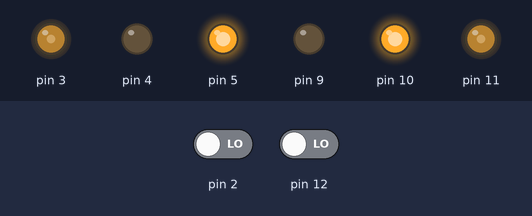
Recording of a sketch running on a simulated Arduino Uno, built with avr-gcc and run on an emulated ATmega328P. Parts: output pins drawn as LEDs (lit = HIGH). The test bench sets the inputs (shaded band); at power-on: pin 2 LOW, pin 12 LOW.

Above: at 1.2 s.
1.3 s: pin 2 driven HIGH
At 2.5 s:
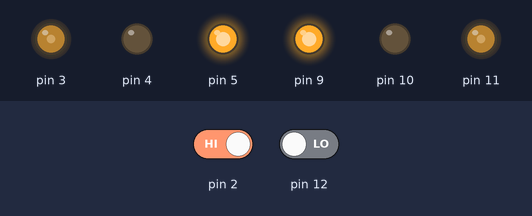
2.8 s: pin 2 driven LOW
At 3.8 s:
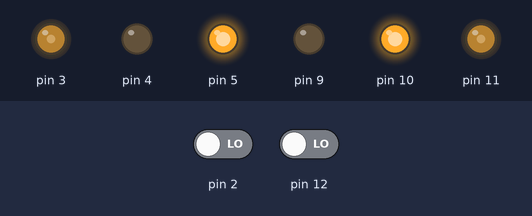
4.3 s: pin 12 driven HIGH
At 4.9 s:
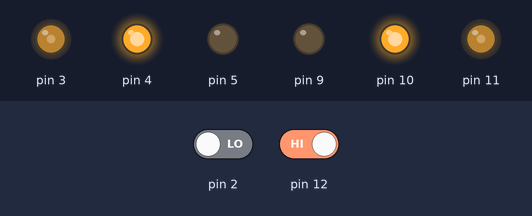
5.8 s: pin 12 driven LOW
At 6.1 s:
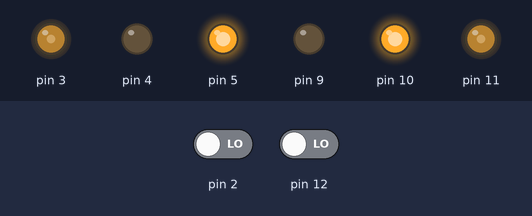
Timing chart, 0 to 8.3 s (numbered marks = the images above; inputs shaded):
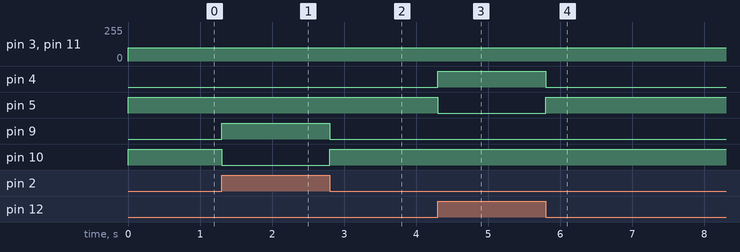

Measured:
- after the input at 1.3 s, pin 9: LOW → HIGH at once; pin 10: HIGH → LOW at once
- after the input at 2.8 s, pin 9: HIGH → LOW at once; pin 10: LOW → HIGH at once
- after the input at 4.3 s, pin 4: LOW → HIGH at once; pin 5: HIGH → LOW at once
- after the input at 5.8 s, pin 4: HIGH → LOW at once; pin 5: LOW → HIGH at once

The sketch:

Carro.ino
```cpp
#include "MotorCC.h"
#include "SensorInfravermelho.h"

MotorCC motorA(4,5,3);
MotorCC motorB(9,10,11);

SensorInfravermelho sensorA(2);
SensorInfravermelho sensorB(12);

void setup() {
    motorA.girarAntiHorario(0);
    motorB.girarAntiHorario(0);
}

void loop() {
  if(sensorA.isReflect() && !sensorB.isReflect()){
    motorA.girarHorario(100);
    motorB.girarAntiHorario(100);

  }else if(!sensorA.isReflect() && sensorB.isReflect()){
    motorA.girarAntiHorario(100);
    motorB.girarHorario(100);

  }else{
    motorA.girarHorario(100);
    motorB.girarHorario(100);
  }
}
```

MotorCC.h
```cpp
#ifndef MOTORCC_H
#define MOTORCC_H

#include<Arduino.h>
#include<stdint.h>

class MotorCC{
  private:
    unsigned short int velocidadePadrao;
    unsigned short int pinoA, pinoB, pinoEN;
  public:
    MotorCC(unsigned short int _pinoA, unsigned short int _pinoB, unsigned short int _pinoEN);
    MotorCC(unsigned short int _pinoA, unsigned short int _pinoB);
    void girarHorario();
    void girarHorario(unsigned short int velocidade);
    void girarAntiHorario();
    void girarAntiHorario(unsigned short int velocidade);
};

#endif
```

SensorInfravermelho.h
```cpp
#ifndef SENSORINFRAVERMELHO_H
#define SENSORINFRAVERMELHO_H

#include <Arduino.h>
#include <stdint.h>

class SensorInfravermelho {
  private:
    unsigned short int pinOUT;
  public:
    SensorInfravermelho();
    SensorInfravermelho(unsigned short int _pinOUT);
    bool isReflect();
};

#endif
```
